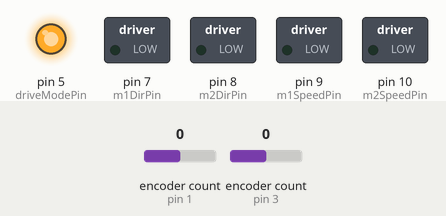
This sketch was run on a simulated Arduino Uno, built with avr-gcc and run on an emulated ATmega328P. Shown: switched loads named in the sketch (green lamp = pin HIGH), output pins drawn as LEDs (lit = HIGH). Inputs (shaded band) come from the test bench; at power-on: encoder count (sensors on pin 1, pin 3) 0.

Above: at 0.1 s.
At 38.7 s:
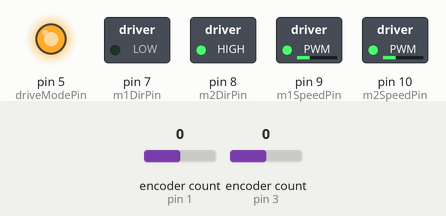
Timing chart, 0 to 40.0 s (numbered marks = the images above):
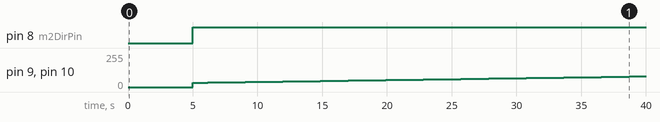

The sketch:

Demo1_Final_Arduino.ino
```cpp
#define ENCODER_OPTIMIZE_INTERRUPTS
#include <Encoder.h>

/* Name: Group 6 | EENG350 | Demo 1 Arduino Code

   Purpose: Makes the robot move and turn a specified angle and distance.
   Collects data from the encoders about the current position and velocity of the robot.
   Implements a PID loop to control the motors to produce the desired behavior.

   Note: when viewed from the front, left wheel is 1, right wheel is 2. driveModePin is 4 on the motor shield, 5 on the Teensy
*/

// Test Sampling Method --------------------------------------------
unsigned long lastChange1 = 0;
unsigned long lastChange2 = 0;
bool velocityChanged = false;

int sampleRate = 5;            // 5 us
double radius = 3.0;           // inches
double wheelbase = 10.71;      // inches between the center of the two wheels

// Motor Shield Pins -----------------------------------------------------
int driveModePin = 5;    // drive/break mode when HIGH, drive/coast mode when LOW

int m1DirPin = 7;        // sign of voltage
int m1SpeedPin = 9;      // voltage

int m2DirPin = 8;
int m2SpeedPin = 10;

// Distance calculation variables -------------------------------------------------
int thetaCurrent1 = 0;
int deltaTheta1 = 0;
int lastThetaCurrent1 = 0;
double angularVelocity1 = 0.0;

int thetaCurrent2 = 0;
int deltaTheta2 = 0;
int lastThetaCurrent2 = 0;
double angularVelocity2 = 0.0;

double rotationalVelocity = 0.0;
double forwardVelocity = 0.0;

// Forward velocity PI controller variables ---------------------------------
float desiredForward = 0.0, deltaForward = 0.0;
float v_bar = 0.0;  //PI Output
//float KpForward = 0.011211, KiForward = 0.05605;
float KpForward = 0.02136179, KiForward = 0.5068089;
float IForward = 0.0;    //Variables that the program calculated as coefficients for the controller parameters

// Rotational velocity PI controller variables ---------------------------------
float desiredRotational = 0.0, deltaRotational = 0.0;
float delta_v = 0.0;  //PI Output
//float KpRotational = 0.035, KiRotational = 0.17501;
float KpRotational = 0.06369139, KiRotational = 0.4584569;
float IRotational = 0.0;    //Variables that the program calculated as coefficients for the controller parameters

// Angle and Position controller variables ----------------------------------
float deltaPosition = 0.0, currentPosition = 0.0;
float deltaAngle = 0.0, currentAngle = 0.0;
float KpPos = 1.5, KpAng = 1.75;

// Motor Voltage Calcs-----------------------------------------------------
double v_a1 = (v_bar - delta_v) / 2;
double v_a2 = (v_bar + delta_v) / 2;

unsigned long timeBefore = micros();
unsigned long timeNow = micros();

// Encoder setup ---------------------------------------------------------
Encoder myEnc1(1, 2); // wheel 1 (left)
Encoder myEnc2(3, 4); // wheel 2 (right)

void setup() {
  Serial.begin(115200);
  pinMode(driveModePin, OUTPUT);
  digitalWrite(driveModePin, HIGH);

  pinMode(m1DirPin, OUTPUT);
  pinMode(m1SpeedPin, OUTPUT);

  pinMode(m2DirPin, OUTPUT);
  pinMode(m2SpeedPin, OUTPUT);
}

void loop() {
  delay(5000);
  moveRobot(0.0, -3.14159/2);
  delay(100);
  moveRobot(12.0, 0.0);
  analogWrite(m1SpeedPin, (0));
  analogWrite(m2SpeedPin, (0));
  while(true);
}

void moveRobot(float desiredPosition, float desiredAngle) {

  clearControlVariables();
  int positionCounter = 0;
  bool inFinalPosition = false;
  myEnc1.write(0);
  myEnc2.write(0);

  while (positionCounter < 10) {
    timeBefore = micros();

    thetaCurrent1 = -1 * myEnc1.read(); //Switch polarity of counts.
    thetaCurrent2 = myEnc2.read();

    if (lastThetaCurrent1 != thetaCurrent1) { // Updates wheel 1 variables whenever wheel 1 encoder counts changes
      deltaTheta1 = (thetaCurrent1 - lastThetaCurrent1); // Change in encoder counts
      angularVelocity1 = (double) deltaTheta1 * 2.0 * 3.14159 / 3200.0 / (0.000001 * (micros() - lastChange1)); // Wheel 1 angular velocity in rad/s
      lastChange1 = micros(); // Updates time when the wheel 1 variables were updated
      lastThetaCurrent1 = thetaCurrent1; // Updates current encoder counts
      velocityChanged = true; // Enters velocity calculation if statement
    }

    if (lastThetaCurrent2 != thetaCurrent2) { // Updates wheel 2 variables whenever wheel 1 encoder counts changes
      deltaTheta2 = (thetaCurrent2 - lastThetaCurrent2); // Change in encoder counts
      angularVelocity2 = (double) deltaTheta2 * 2.0 * 3.14159 / 3200.0 / (0.000001 * (micros() - lastChange2)); // Wheel 2 angular velocity in rad/s
      lastChange2 = micros(); // Updates time when the wheel 1 variables were updated
      lastThetaCurrent2 = thetaCurrent2; // Updates current encoder counts
      velocityChanged = true; // Enters velocity calculation if statement
    }

    if (velocityChanged) { // If encoder counts changes on either wheel, update velocity variables
      rotationalVelocity = ( (double) radius * (angularVelocity1 - angularVelocity2) / wheelbase ); // Robot's rotational velocity in rad/s
      forwardVelocity = ( (double) radius * (angularVelocity1 + angularVelocity2) / 2 ); // Robot's forward velocity in in/s
      velocityChanged = false; // ensure this loop does not execute unless encoder counts changes
      currentAngle = currentAngle + ( (double) radius * (deltaTheta1 - deltaTheta2) * 3.14159 / 3200.0 / wheelbase); // Updates the current angle of the robot in rad
      //Serial.print(v_bar);
      //Serial.print("\t");
      //Serial.print(delta_v);
      //Serial.print("\t");
      //Serial.print(forwardVelocity);
      //Serial.print("\t");
      //Serial.print(deltaForward);
      //Serial.print("\t");
      Serial.print(abs(desiredPosition - currentPosition));
      Serial.print("\t");
      Serial.println(abs(desiredAngle - currentAngle));
      if ((abs(deltaPosition) < 0.1) && (abs(deltaAngle) <= 0.02)) {
        if (inFinalPosition) {
          positionCounter++;
          inFinalPosition = true;
        } else {
          positionCounter = 1;
          inFinalPosition = true;
        }
      } else {
        positionCounter = 0;
      }
    }

    currentPosition = (thetaCurrent1 + thetaCurrent2) * 3.14 * radius / 3200; // current position of the robot in inches
    //if (desiredPosition > currentPosition)
    deltaPosition = desiredPosition - currentPosition; // Position error ie. distance (in inches) from desired position
    desiredForward = KpPos * (deltaPosition); // Forward velocity P controller. Takes difference in position and multiplies it by a proportional controller to get desired velocity
    if (desiredForward > 10) // Saturation for position P controller. Ensures that desired forward velocity cannot be greater than physically possible
      desiredForward = 18;

    deltaAngle = desiredAngle - currentAngle; // Angle error ie. distance (in radians) from desired angle
    desiredRotational = KpAng * (deltaAngle); // Rotational velocity P controller. Takes difference in angle and multiplies it by a proportional controller to get desired velocity
    if (desiredRotational > 5) // Saturation for angle P controller. Ensures that desired rotational velocity cannot be greater than physically possible
      desiredRotational = 5;

    deltaForward = desiredForward - forwardVelocity; // Forward velocity error ie difference (in in/s) between desired and actual forward velocity
    if (deltaPosition < 0) {
      IForward = IForward + 0.000001 * sampleRate * deltaForward * -1; // Integral of the forward velocity PI controller (in in)
      v_bar = -1 * (KpForward * deltaForward * -1 + KiForward * IForward); // V_bar voltage from forward velocity PI controller
    } else {
      IForward = IForward + 0.000001 * sampleRate * deltaForward; // Integral of the forward velocity PI controller (in in)
      v_bar = KpForward * deltaForward + KiForward * IForward; // V_bar voltage from forward velocity PI controller
    }

    deltaRotational = desiredRotational - rotationalVelocity; // Rotational velocity error ie difference (in in/s) between desired and actual forward velocity
    if (deltaAngle < 0) {
      IRotational = IRotational + 0.000001 * sampleRate * deltaRotational * -1; // Integral of the rotational velocity PI controller (in in)
      delta_v = -1 * (KpRotational * deltaRotational * -1 + KiRotational * IRotational); // delta_v voltage from forward velocity PI controller
    } else {
      IRotational = IRotational + 0.000001 * sampleRate * deltaRotational; // Integral of the rotational velocity PI controller (in in)
      delta_v = KpRotational * deltaRotational + KiRotational * IRotational; // delta_v voltage from forward velocity PI controller

    }

    v_a1 = (v_bar + delta_v) / 2;
    v_a2 = (v_bar - delta_v) / 2;

    analogWrite(m1SpeedPin, ( (int) (abs(v_a1) * 256) + 10));
    analogWrite(m2SpeedPin, ( (int) (abs(v_a2) * 256) + 10));

    if (v_a1 >= 0) {
      digitalWrite(m1DirPin, HIGH);
    } else {
      digitalWrite(m1DirPin, LOW);
    }

    if (v_a2 >= 0) {
      digitalWrite(m2DirPin, HIGH);
    } else {
      digitalWrite(m2DirPin, LOW);
    }

    timeNow = micros();

    if ( timeNow - timeBefore > sampleRate ) { // Error checking to make sure main doesn't take longer than the sampling rate
      //Serial.println("Loop Takes Too Long!");
    } else {
      while ( micros() < sampleRate + timeBefore ); // wait to take a sample exactly every 5us
    }
  }
}

void clearControlVariables() {
  thetaCurrent1 = 0;
  deltaTheta1 = 0;
  lastThetaCurrent1 = 0;
  angularVelocity1 = 0.0;

  thetaCurrent2 = 0;
  deltaTheta2 = 0;
  lastThetaCurrent2 = 0;
  angularVelocity2 = 0.0;

  rotationalVelocity = 0.0;
  forwardVelocity = 0.0;

  desiredForward = 0.0;
  deltaForward = 0.0;
  v_bar = 0.0;  //PI Output
  IForward = 0.0;    //Variables that the program calculated as coefficients for the controller parameters

  desiredRotational = 0.0;
  deltaRotational = 0.0;
  delta_v = 0.0;  //PI Output
  IRotational = 0.0;    //Variables that the program calculated as coefficients for the controller parameters

  deltaPosition = 0.0;
  currentPosition = 0.0;
  deltaAngle = 0.0;
  currentAngle = 0.0;

  v_a1 = 0.0;
  v_a2 = 0.0;
}
```

Measured:
- by itself, pin 8 (m2DirPin): LOW → HIGH at 5.0 s
- by itself, pin 9 (m1SpeedPin), pin 10 (m2SpeedPin): moves from 0/255 to 80/255 over 34.4 s
